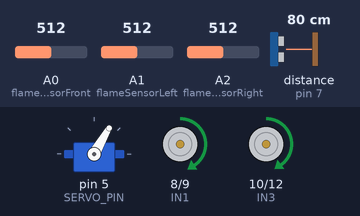
This sketch was run on a simulated Arduino Uno, built with avr-gcc and run on an emulated ATmega328P. Shown: servo, motor-driver pin pairs drawn as motors (green arrow = first pin HIGH = forward, orange = second pin HIGH = backward, longer = more drive, scaled by the enable pin). Wiring (inferred from the names in the program): ultrasonic range finder: trigger pin 6; echo pin 7. The inputs (shaded band) are chosen by the test bench; at power-on: distance to the obstacle (sensor on pin 7) 80 cm, A1 (flameSensorLeft) = 512, A2 (flameSensorRight) = 512, A0 (flameSensorFront) = 512. The echo pulse lasts 58.3 µs per cm; what the sketch prints to the serial monitor is not drawn.

Above: at 1.7 s.
1.8 s: distance to the obstacle (sensor on pin 7) set to 44 cm
3.3 s: distance to the obstacle (sensor on pin 7) set to 36 cm
At 3.7 s:
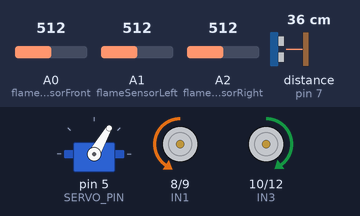
6.3 s: A1 (flameSensorLeft) set to 411
8.4 s: A1 (flameSensorLeft) set to 383
At 9.7 s:
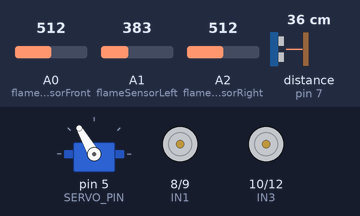
10.0 s: A1 (flameSensorLeft) set to 410
At 10.31 s:
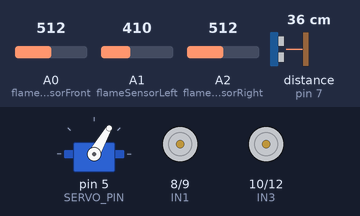
13.0 s: A2 (flameSensorRight) set to 418
15.4 s: A2 (flameSensorRight) set to 385
At 15.8 s:
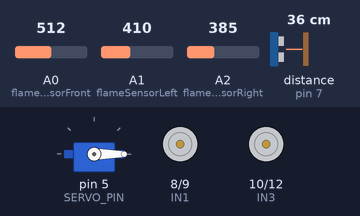
Timing chart, 0 to 17.9 s (numbered marks = the images above; inputs shaded):
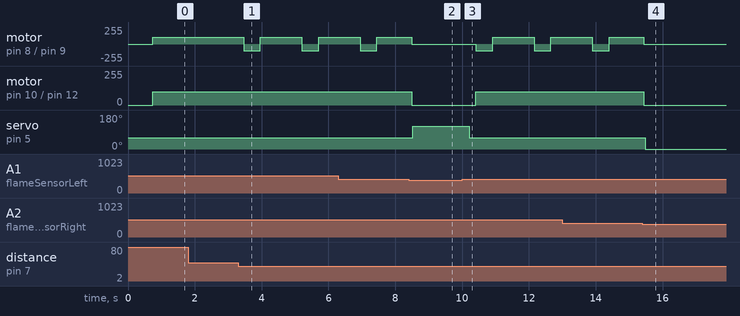

The sketch:

flame_aware_rescue_bot.ino
```cpp
#include <Servo.h>

// ===========================
// Motor Pins
// ===========================
#define ENA 3     // Motor A Speed Control (PWM)
#define ENB 11    // Motor B Speed Control (PWM)
#define IN1 8     // Motor A Direction 1
#define IN2 9     // Motor A Direction 2
#define IN3 10    // Motor B Direction 1
#define IN4 12    // Motor B Direction 2

// ===========================
// Ultrasonic Sensor Pins
// ===========================
#define TRIG 6
#define ECHO 7

// ===========================
// Servo
// ===========================
#define SERVO_PIN 5
Servo myServo;

// ===========================
// Analog Flame Sensors
// ===========================
const int flameSensorLeft  = A1; // Left Flame Sensor
const int flameSensorFront = A0; // Front Flame Sensor
const int flameSensorRight = A2; // Right Flame Sensor
const int flameThreshold   = 400; // Flame detection threshold (calibrate per sensor)

bool obstacleDetected = false; // Flag to track if obstacle was detected
String lastTurn = "";          // Store direction of last turn for realignment

void setup() {
  Serial.begin(9600);

  // Motor setup
  pinMode(ENA, OUTPUT);
  pinMode(ENB, OUTPUT);
  pinMode(IN1, OUTPUT);
  pinMode(IN2, OUTPUT);
  pinMode(IN3, OUTPUT);
  pinMode(IN4, OUTPUT);

  // Ultrasonic setup
  pinMode(TRIG, OUTPUT);
  pinMode(ECHO, INPUT);

  // Servo initialization
  myServo.attach(SERVO_PIN);
  myServo.write(60);  // Center the servo (adjust center if needed)
  delay(500);
}

// Function to read ultrasonic distance in cm
long readDistance() {
  digitalWrite(TRIG, LOW);
  delayMicroseconds(2);
  digitalWrite(TRIG, HIGH);
  delayMicroseconds(10);
  digitalWrite(TRIG, LOW);
  long duration = pulseIn(ECHO, HIGH, 30000); // timeout 30ms
  if (duration == 0) return 999; // no echo
  return duration * 0.034 / 2;
}

// ===========================
// Motor Control Functions
// ===========================
void moveForward() {
  digitalWrite(IN1, HIGH); digitalWrite(IN2, LOW);
  digitalWrite(IN3, HIGH); digitalWrite(IN4, LOW);
  analogWrite(ENA, 103);
  analogWrite(ENB, 100);
}

void stopMoving() {
  digitalWrite(IN1, LOW); digitalWrite(IN2, LOW);
  digitalWrite(IN3, LOW); digitalWrite(IN4, LOW);
  analogWrite(ENA, 0);
  analogWrite(ENB, 0);
}

void turnLeft() {
  digitalWrite(IN1, LOW); digitalWrite(IN2, HIGH);
  digitalWrite(IN3, HIGH); digitalWrite(IN4, LOW);
  analogWrite(ENA, 53);
  analogWrite(ENB, 50);
  delay(500);
  stopMoving();
}

void turnRight() {
  digitalWrite(IN1, HIGH); digitalWrite(IN2, LOW);
  digitalWrite(IN3, LOW); digitalWrite(IN4, HIGH);
  analogWrite(ENA, 53);
  analogWrite(ENB, 50);
  delay(500);
  stopMoving();
}

void loop() {
  // ===========================
  // Flame Sensor Readings
  // ===========================
  int valueLeft  = analogRead(flameSensorLeft);  // Left
  int valueFront = analogRead(flameSensorFront); // Front
  int valueRight = analogRead(flameSensorRight); // Right

  Serial.println("---- Flame Sensor Readings ----");
  Serial.print("Sensor LEFT  (A1): "); Serial.println(valueLeft);
  Serial.print("Sensor FRONT (A0): "); Serial.println(valueFront);
  Serial.print("Sensor RIGHT (A2): "); Serial.println(valueRight);

  // If any sensor reads below threshold (indicating flame)
  if (valueLeft < flameThreshold || valueFront < flameThreshold || valueRight < flameThreshold) {
    stopMoving();

    if (valueLeft < flameThreshold) {
      Serial.println("🔥 Flame detected on LEFT");
      myServo.write(120); // point servo to left
    } else if (valueRight < flameThreshold) {
      Serial.println("🔥 Flame detected on RIGHT");
      myServo.write(0);   // point servo to right
    } else {
      Serial.println("🔥 Flame detected in FRONT");
      myServo.write(60);  // center servo
    }

    delay(500);
    return; // skip obstacle avoidance when flame is detected
  }

  // ===========================
  // Obstacle Avoidance (Front Only)
  // ===========================
  myServo.write(60);  // Keep servo centered for distance measurement
  delay(200);
  long frontDist = readDistance();

  Serial.print("Front Distance (cm): "); Serial.println(frontDist);

  if (frontDist < 40) {
    stopMoving();
    obstacleDetected = true;

    // Default avoidance: turn left first
    turnLeft();
    lastTurn = "left";

    moveForward();
    delay(1000);
  } else if (obstacleDetected) {
    // Re-align after avoidance
    stopMoving();

    if (lastTurn == "left") {
      turnRight();
    } else if (lastTurn == "right") {
      turnLeft();
    }

    delay(500);
    moveForward();

    obstacleDetected = false;
    lastTurn = "";
  } else {
    moveForward();
  }
}
```

Measured:
- the behaviour switches between 41 and 40 cm on distance to the obstacle (sensor on pin 7) (found by bisection; images 0 and 1)
- the behaviour switches between 400 and 399 on A1 (flameSensorLeft) (found by bisection; images 1 and 2)
- the behaviour switches between 400 and 399 on A2 (flameSensorRight) (found by bisection; images 3 and 4)
- after the input at 1.8 s, every drawn part: stays the same
- after the input at 3.3 s, motor on pin 8 (IN1) / pin 9 (IN2): alternates forward 103/255 for 1.2 s and backward 103/255 for 0.50 s, starting after 0.16 s
- after the input at 8.4 s, motor on pin 10 (IN3) / pin 12 (IN4): forward 100/255 → stopped after 0.09 s; servo on pin 5 (SERVO_PIN): 60° → 120° after 0.12 s
- after the input at 10.0 s, motor on pin 8 (IN1) / pin 9 (IN2): alternates forward 103/255 for 1.2 s and backward 103/255 for 0.50 s, starting after 0.41 s; motor on pin 10 (IN3) / pin 12 (IN4): stopped → forward 100/255 after 0.41 s; servo on pin 5 (SERVO_PIN): 120° → 60° after 0.21 s
- after the input at 15.4 s, motor on pin 10 (IN3) / pin 12 (IN4): forward 100/255 → stopped after 0.05 s; servo on pin 5 (SERVO_PIN): 60° → 0° after 0.08 s
